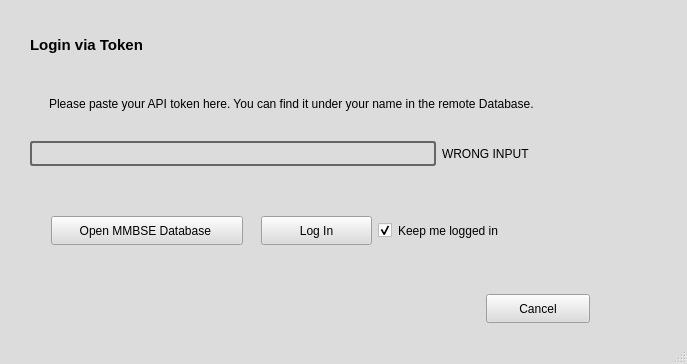
<?xml version="1.0" encoding="UTF-8"?>
<ui version="4.0">
 <class>MainWindow</class>
 <widget class="QMainWindow" name="MainWindow">
  <property name="geometry">
   <rect>
    <x>0</x>
    <y>0</y>
    <width>687</width>
    <height>364</height>
   </rect>
  </property>
  <property name="palette">
   <palette>
    <active>
     <colorrole role="WindowText">
      <brush brushstyle="SolidPattern">
       <color alpha="255">
        <red>0</red>
        <green>0</green>
        <blue>0</blue>
       </color>
      </brush>
     </colorrole>
     <colorrole role="Button">
      <brush brushstyle="SolidPattern">
       <color alpha="255">
        <red>220</red>
        <green>220</green>
        <blue>220</blue>
       </color>
      </brush>
     </colorrole>
     <colorrole role="Light">
      <brush brushstyle="SolidPattern">
       <color alpha="255">
        <red>255</red>
        <green>255</green>
        <blue>255</blue>
       </color>
      </brush>
     </colorrole>
     <colorrole role="Midlight">
      <brush brushstyle="SolidPattern">
       <color alpha="255">
        <red>237</red>
        <green>237</green>
        <blue>237</blue>
       </color>
      </brush>
     </colorrole>
     <colorrole role="Dark">
      <brush brushstyle="SolidPattern">
       <color alpha="255">
        <red>110</red>
        <green>110</green>
        <blue>110</blue>
       </color>
      </brush>
     </colorrole>
     <colorrole role="Mid">
      <brush brushstyle="SolidPattern">
       <color alpha="255">
        <red>147</red>
        <green>147</green>
        <blue>147</blue>
       </color>
      </brush>
     </colorrole>
     <colorrole role="Text">
      <brush brushstyle="SolidPattern">
       <color alpha="255">
        <red>0</red>
        <green>0</green>
        <blue>0</blue>
       </color>
      </brush>
     </colorrole>
     <colorrole role="BrightText">
      <brush brushstyle="SolidPattern">
       <color alpha="255">
        <red>255</red>
        <green>255</green>
        <blue>255</blue>
       </color>
      </brush>
     </colorrole>
     <colorrole role="ButtonText">
      <brush brushstyle="SolidPattern">
       <color alpha="255">
        <red>0</red>
        <green>0</green>
        <blue>0</blue>
       </color>
      </brush>
     </colorrole>
     <colorrole role="Base">
      <brush brushstyle="SolidPattern">
       <color alpha="255">
        <red>255</red>
        <green>255</green>
        <blue>255</blue>
       </color>
      </brush>
     </colorrole>
     <colorrole role="Window">
      <brush brushstyle="SolidPattern">
       <color alpha="255">
        <red>220</red>
        <green>220</green>
        <blue>220</blue>
       </color>
      </brush>
     </colorrole>
     <colorrole role="Shadow">
      <brush brushstyle="SolidPattern">
       <color alpha="255">
        <red>0</red>
        <green>0</green>
        <blue>0</blue>
       </color>
      </brush>
     </colorrole>
     <colorrole role="AlternateBase">
      <brush brushstyle="SolidPattern">
       <color alpha="255">
        <red>237</red>
        <green>237</green>
        <blue>237</blue>
       </color>
      </brush>
     </colorrole>
     <colorrole role="ToolTipBase">
      <brush brushstyle="SolidPattern">
       <color alpha="255">
        <red>255</red>
        <green>255</green>
        <blue>220</blue>
       </color>
      </brush>
     </colorrole>
     <colorrole role="ToolTipText">
      <brush brushstyle="SolidPattern">
       <color alpha="255">
        <red>0</red>
        <green>0</green>
        <blue>0</blue>
       </color>
      </brush>
     </colorrole>
    </active>
    <inactive>
     <colorrole role="WindowText">
      <brush brushstyle="SolidPattern">
       <color alpha="255">
        <red>0</red>
        <green>0</green>
        <blue>0</blue>
       </color>
      </brush>
     </colorrole>
     <colorrole role="Button">
      <brush brushstyle="SolidPattern">
       <color alpha="255">
        <red>220</red>
        <green>220</green>
        <blue>220</blue>
       </color>
      </brush>
     </colorrole>
     <colorrole role="Light">
      <brush brushstyle="SolidPattern">
       <color alpha="255">
        <red>255</red>
        <green>255</green>
        <blue>255</blue>
       </color>
      </brush>
     </colorrole>
     <colorrole role="Midlight">
      <brush brushstyle="SolidPattern">
       <color alpha="255">
        <red>237</red>
        <green>237</green>
        <blue>237</blue>
       </color>
      </brush>
     </colorrole>
     <colorrole role="Dark">
      <brush brushstyle="SolidPattern">
       <color alpha="255">
        <red>110</red>
        <green>110</green>
        <blue>110</blue>
       </color>
      </brush>
     </colorrole>
     <colorrole role="Mid">
      <brush brushstyle="SolidPattern">
       <color alpha="255">
        <red>147</red>
        <green>147</green>
        <blue>147</blue>
       </color>
      </brush>
     </colorrole>
     <colorrole role="Text">
      <brush brushstyle="SolidPattern">
       <color alpha="255">
        <red>0</red>
        <green>0</green>
        <blue>0</blue>
       </color>
      </brush>
     </colorrole>
     <colorrole role="BrightText">
      <brush brushstyle="SolidPattern">
       <color alpha="255">
        <red>255</red>
        <green>255</green>
        <blue>255</blue>
       </color>
      </brush>
     </colorrole>
     <colorrole role="ButtonText">
      <brush brushstyle="SolidPattern">
       <color alpha="255">
        <red>0</red>
        <green>0</green>
        <blue>0</blue>
       </color>
      </brush>
     </colorrole>
     <colorrole role="Base">
      <brush brushstyle="SolidPattern">
       <color alpha="255">
        <red>255</red>
        <green>255</green>
        <blue>255</blue>
       </color>
      </brush>
     </colorrole>
     <colorrole role="Window">
      <brush brushstyle="SolidPattern">
       <color alpha="255">
        <red>220</red>
        <green>220</green>
        <blue>220</blue>
       </color>
      </brush>
     </colorrole>
     <colorrole role="Shadow">
      <brush brushstyle="SolidPattern">
       <color alpha="255">
        <red>0</red>
        <green>0</green>
        <blue>0</blue>
       </color>
      </brush>
     </colorrole>
     <colorrole role="AlternateBase">
      <brush brushstyle="SolidPattern">
       <color alpha="255">
        <red>237</red>
        <green>237</green>
        <blue>237</blue>
       </color>
      </brush>
     </colorrole>
     <colorrole role="ToolTipBase">
      <brush brushstyle="SolidPattern">
       <color alpha="255">
        <red>255</red>
        <green>255</green>
        <blue>220</blue>
       </color>
      </brush>
     </colorrole>
     <colorrole role="ToolTipText">
      <brush brushstyle="SolidPattern">
       <color alpha="255">
        <red>0</red>
        <green>0</green>
        <blue>0</blue>
       </color>
      </brush>
     </colorrole>
    </inactive>
    <disabled>
     <colorrole role="WindowText">
      <brush brushstyle="SolidPattern">
       <color alpha="255">
        <red>110</red>
        <green>110</green>
        <blue>110</blue>
       </color>
      </brush>
     </colorrole>
     <colorrole role="Button">
      <brush brushstyle="SolidPattern">
       <color alpha="255">
        <red>220</red>
        <green>220</green>
        <blue>220</blue>
       </color>
      </brush>
     </colorrole>
     <colorrole role="Light">
      <brush brushstyle="SolidPattern">
       <color alpha="255">
        <red>255</red>
        <green>255</green>
        <blue>255</blue>
       </color>
      </brush>
     </colorrole>
     <colorrole role="Midlight">
      <brush brushstyle="SolidPattern">
       <color alpha="255">
        <red>237</red>
        <green>237</green>
        <blue>237</blue>
       </color>
      </brush>
     </colorrole>
     <colorrole role="Dark">
      <brush brushstyle="SolidPattern">
       <color alpha="255">
        <red>110</red>
        <green>110</green>
        <blue>110</blue>
       </color>
      </brush>
     </colorrole>
     <colorrole role="Mid">
      <brush brushstyle="SolidPattern">
       <color alpha="255">
        <red>147</red>
        <green>147</green>
        <blue>147</blue>
       </color>
      </brush>
     </colorrole>
     <colorrole role="Text">
      <brush brushstyle="SolidPattern">
       <color alpha="255">
        <red>110</red>
        <green>110</green>
        <blue>110</blue>
       </color>
      </brush>
     </colorrole>
     <colorrole role="BrightText">
      <brush brushstyle="SolidPattern">
       <color alpha="255">
        <red>255</red>
        <green>255</green>
        <blue>255</blue>
       </color>
      </brush>
     </colorrole>
     <colorrole role="ButtonText">
      <brush brushstyle="SolidPattern">
       <color alpha="255">
        <red>110</red>
        <green>110</green>
        <blue>110</blue>
       </color>
      </brush>
     </colorrole>
     <colorrole role="Base">
      <brush brushstyle="SolidPattern">
       <color alpha="255">
        <red>220</red>
        <green>220</green>
        <blue>220</blue>
       </color>
      </brush>
     </colorrole>
     <colorrole role="Window">
      <brush brushstyle="SolidPattern">
       <color alpha="255">
        <red>220</red>
        <green>220</green>
        <blue>220</blue>
       </color>
      </brush>
     </colorrole>
     <colorrole role="Shadow">
      <brush brushstyle="SolidPattern">
       <color alpha="255">
        <red>0</red>
        <green>0</green>
        <blue>0</blue>
       </color>
      </brush>
     </colorrole>
     <colorrole role="AlternateBase">
      <brush brushstyle="SolidPattern">
       <color alpha="255">
        <red>220</red>
        <green>220</green>
        <blue>220</blue>
       </color>
      </brush>
     </colorrole>
     <colorrole role="ToolTipBase">
      <brush brushstyle="SolidPattern">
       <color alpha="255">
        <red>255</red>
        <green>255</green>
        <blue>220</blue>
       </color>
      </brush>
     </colorrole>
     <colorrole role="ToolTipText">
      <brush brushstyle="SolidPattern">
       <color alpha="255">
        <red>0</red>
        <green>0</green>
        <blue>0</blue>
       </color>
      </brush>
     </colorrole>
    </disabled>
   </palette>
  </property>
  <property name="windowTitle">
   <string>Login Window</string>
  </property>
  <widget class="QWidget" name="centralwidget">
   <property name="sizePolicy">
    <sizepolicy hsizetype="Fixed" vsizetype="Fixed">
     <horstretch>0</horstretch>
     <verstretch>0</verstretch>
    </sizepolicy>
   </property>
   <layout class="QGridLayout" name="gridLayout">
    <item row="0" column="1">
     <spacer name="verticalSpacer_4">
      <property name="orientation">
       <enum>Qt::Vertical</enum>
      </property>
      <property name="sizeType">
       <enum>QSizePolicy::Fixed</enum>
      </property>
      <property name="sizeHint" stdset="0">
       <size>
        <width>20</width>
        <height>10</height>
       </size>
      </property>
     </spacer>
    </item>
    <item row="1" column="0">
     <spacer name="horizontalSpacer_8">
      <property name="orientation">
       <enum>Qt::Horizontal</enum>
      </property>
      <property name="sizeType">
       <enum>QSizePolicy::Fixed</enum>
      </property>
      <property name="sizeHint" stdset="0">
       <size>
        <width>10</width>
        <height>20</height>
       </size>
      </property>
     </spacer>
    </item>
    <item row="3" column="1">
     <spacer name="verticalSpacer_5">
      <property name="orientation">
       <enum>Qt::Vertical</enum>
      </property>
      <property name="sizeType">
       <enum>QSizePolicy::Fixed</enum>
      </property>
      <property name="sizeHint" stdset="0">
       <size>
        <width>20</width>
        <height>10</height>
       </size>
      </property>
     </spacer>
    </item>
    <item row="2" column="2">
     <spacer name="horizontalSpacer_9">
      <property name="orientation">
       <enum>Qt::Horizontal</enum>
      </property>
      <property name="sizeType">
       <enum>QSizePolicy::Fixed</enum>
      </property>
      <property name="sizeHint" stdset="0">
       <size>
        <width>10</width>
        <height>10</height>
       </size>
      </property>
     </spacer>
    </item>
    <item row="1" column="1" rowspan="2">
     <layout class="QVBoxLayout" name="verticalLayout">
      <item>
       <widget class="QLabel" name="label_3">
        <property name="text">
         <string>&lt;html&gt;&lt;head/&gt;&lt;body&gt;&lt;p&gt;&lt;span style=&quot; font-size:11pt; font-weight:600;&quot;&gt;Login via Token&lt;/span&gt;&lt;/p&gt;&lt;/body&gt;&lt;/html&gt;</string>
        </property>
       </widget>
      </item>
      <item>
       <spacer name="verticalSpacer_6">
        <property name="orientation">
         <enum>Qt::Vertical</enum>
        </property>
        <property name="sizeType">
         <enum>QSizePolicy::Fixed</enum>
        </property>
        <property name="sizeHint" stdset="0">
         <size>
          <width>16</width>
          <height>8</height>
         </size>
        </property>
       </spacer>
      </item>
      <item>
       <layout class="QHBoxLayout" name="horizontalLayout">
        <property name="sizeConstraint">
         <enum>QLayout::SetFixedSize</enum>
        </property>
        <item>
         <widget class="QLabel" name="label_2">
          <property name="sizePolicy">
           <sizepolicy hsizetype="Fixed" vsizetype="Fixed">
            <horstretch>0</horstretch>
            <verstretch>0</verstretch>
           </sizepolicy>
          </property>
          <property name="maximumSize">
           <size>
            <width>16777215</width>
            <height>50</height>
           </size>
          </property>
          <property name="text">
           <string/>
          </property>
          <property name="pixmap">
           <pixmap>../assets/icons/info.svg</pixmap>
          </property>
         </widget>
        </item>
        <item>
         <widget class="QLabel" name="label">
          <property name="sizePolicy">
           <sizepolicy hsizetype="Fixed" vsizetype="Fixed">
            <horstretch>0</horstretch>
            <verstretch>0</verstretch>
           </sizepolicy>
          </property>
          <property name="minimumSize">
           <size>
            <width>603</width>
            <height>32</height>
           </size>
          </property>
          <property name="maximumSize">
           <size>
            <width>600</width>
            <height>37</height>
           </size>
          </property>
          <property name="sizeIncrement">
           <size>
            <width>21</width>
            <height>665</height>
           </size>
          </property>
          <property name="text">
           <string>Please paste your API token here. You can find it under your name in the remote Database.</string>
          </property>
         </widget>
        </item>
       </layout>
      </item>
      <item>
       <spacer name="verticalSpacer">
        <property name="orientation">
         <enum>Qt::Vertical</enum>
        </property>
        <property name="sizeType">
         <enum>QSizePolicy::Fixed</enum>
        </property>
        <property name="sizeHint" stdset="0">
         <size>
          <width>20</width>
          <height>13</height>
         </size>
        </property>
       </spacer>
      </item>
      <item>
       <layout class="QFormLayout" name="formLayout">
        <property name="leftMargin">
         <number>0</number>
        </property>
        <item row="0" column="0">
         <widget class="QLineEdit" name="lineEdit">
          <property name="sizePolicy">
           <sizepolicy hsizetype="Fixed" vsizetype="Fixed">
            <horstretch>0</horstretch>
            <verstretch>0</verstretch>
           </sizepolicy>
          </property>
          <property name="minimumSize">
           <size>
            <width>406</width>
            <height>25</height>
           </size>
          </property>
          <property name="maximumSize">
           <size>
            <width>406</width>
            <height>22</height>
           </size>
          </property>
          <property name="styleSheet">
           <string notr="true">            QLineEdit {
                background-color: transparent;
                border: 2px solid #666666;
                border-radius: 3px;
                color: grey;
                padding: 1px 3px;
                font-size: 14px;
            }

            QLineEdit:focus {
                border-color: #6495ED;
            }</string>
          </property>
         </widget>
        </item>
        <item row="0" column="1">
         <widget class="QLabel" name="label_wrong_input">
          <property name="sizePolicy">
           <sizepolicy hsizetype="Fixed" vsizetype="Preferred">
            <horstretch>0</horstretch>
            <verstretch>0</verstretch>
           </sizepolicy>
          </property>
          <property name="text">
           <string>WRONG INPUT</string>
          </property>
         </widget>
        </item>
       </layout>
      </item>
      <item>
       <spacer name="verticalSpacer_2">
        <property name="orientation">
         <enum>Qt::Vertical</enum>
        </property>
        <property name="sizeType">
         <enum>QSizePolicy::Fixed</enum>
        </property>
        <property name="sizeHint" stdset="0">
         <size>
          <width>27</width>
          <height>18</height>
         </size>
        </property>
       </spacer>
      </item>
      <item>
       <layout class="QHBoxLayout" name="horizontalLayout_2">
        <item>
         <spacer name="horizontalSpacer_4">
          <property name="orientation">
           <enum>Qt::Horizontal</enum>
          </property>
          <property name="sizeType">
           <enum>QSizePolicy::Fixed</enum>
          </property>
          <property name="sizeHint" stdset="0">
           <size>
            <width>21</width>
            <height>20</height>
           </size>
          </property>
         </spacer>
        </item>
        <item>
         <widget class="QPushButton" name="button_open_db">
          <property name="sizePolicy">
           <sizepolicy hsizetype="Fixed" vsizetype="Fixed">
            <horstretch>0</horstretch>
            <verstretch>0</verstretch>
           </sizepolicy>
          </property>
          <property name="minimumSize">
           <size>
            <width>192</width>
            <height>29</height>
           </size>
          </property>
          <property name="text">
           <string>Open MMBSE Database </string>
          </property>
          <property name="icon">
           <iconset>
            <normaloff>../assets/icons/cloud.svg</normaloff>../assets/icons/cloud.svg</iconset>
          </property>
         </widget>
        </item>
        <item>
         <spacer name="horizontalSpacer_2">
          <property name="orientation">
           <enum>Qt::Horizontal</enum>
          </property>
          <property name="sizeType">
           <enum>QSizePolicy::Fixed</enum>
          </property>
          <property name="sizeHint" stdset="0">
           <size>
            <width>12</width>
            <height>20</height>
           </size>
          </property>
         </spacer>
        </item>
        <item>
         <widget class="QPushButton" name="button_login">
          <property name="enabled">
           <bool>true</bool>
          </property>
          <property name="sizePolicy">
           <sizepolicy hsizetype="Fixed" vsizetype="Fixed">
            <horstretch>0</horstretch>
            <verstretch>0</verstretch>
           </sizepolicy>
          </property>
          <property name="minimumSize">
           <size>
            <width>111</width>
            <height>29</height>
           </size>
          </property>
          <property name="text">
           <string>Log In</string>
          </property>
          <property name="icon">
           <iconset>
            <normaloff>../assets/icons/log-in.svg</normaloff>../assets/icons/log-in.svg</iconset>
          </property>
         </widget>
        </item>
        <item>
         <widget class="QCheckBox" name="cache_checkBox">
          <property name="styleSheet">
           <string notr="true">QCheckBox::indicator { color: #ff0000; }</string>
          </property>
          <property name="text">
           <string>Keep me logged in</string>
          </property>
          <property name="checked">
           <bool>true</bool>
          </property>
         </widget>
        </item>
        <item>
         <spacer name="horizontalSpacer">
          <property name="orientation">
           <enum>Qt::Horizontal</enum>
          </property>
          <property name="sizeType">
           <enum>QSizePolicy::Fixed</enum>
          </property>
          <property name="sizeHint" stdset="0">
           <size>
            <width>157</width>
            <height>12</height>
           </size>
          </property>
         </spacer>
        </item>
       </layout>
      </item>
      <item>
       <spacer name="verticalSpacer_3">
        <property name="orientation">
         <enum>Qt::Vertical</enum>
        </property>
        <property name="sizeType">
         <enum>QSizePolicy::Fixed</enum>
        </property>
        <property name="sizeHint" stdset="0">
         <size>
          <width>20</width>
          <height>43</height>
         </size>
        </property>
       </spacer>
      </item>
      <item>
       <layout class="QHBoxLayout" name="horizontalLayout_3">
        <item>
         <spacer name="horizontalSpacer_3">
          <property name="orientation">
           <enum>Qt::Horizontal</enum>
          </property>
          <property name="sizeType">
           <enum>QSizePolicy::Fixed</enum>
          </property>
          <property name="sizeHint" stdset="0">
           <size>
            <width>391</width>
            <height>26</height>
           </size>
          </property>
         </spacer>
        </item>
        <item>
         <widget class="QPushButton" name="button_cancel">
          <property name="sizePolicy">
           <sizepolicy hsizetype="Fixed" vsizetype="Fixed">
            <horstretch>0</horstretch>
            <verstretch>0</verstretch>
           </sizepolicy>
          </property>
          <property name="minimumSize">
           <size>
            <width>104</width>
            <height>29</height>
           </size>
          </property>
          <property name="text">
           <string>Cancel</string>
          </property>
          <property name="icon">
           <iconset>
            <normaloff>../assets/icons/x.svg</normaloff>../assets/icons/x.svg</iconset>
          </property>
         </widget>
        </item>
       </layout>
      </item>
     </layout>
    </item>
   </layout>
  </widget>
  <widget class="QMenuBar" name="menubar">
   <property name="geometry">
    <rect>
     <x>0</x>
     <y>0</y>
     <width>687</width>
     <height>21</height>
    </rect>
   </property>
  </widget>
  <widget class="QStatusBar" name="statusbar"/>
 </widget>
 <resources/>
 <connections/>
</ui>
